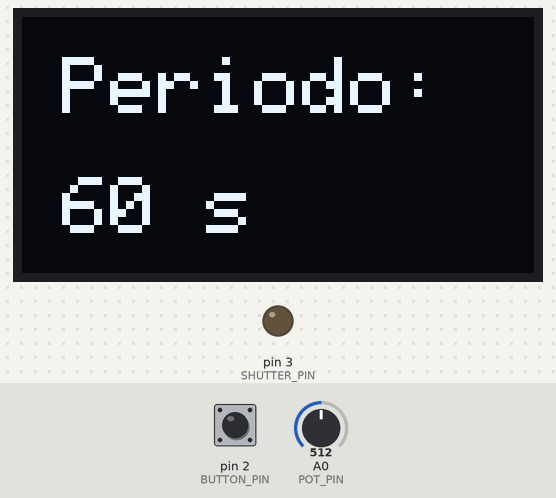
Bench run of a sketch on a simulated Arduino Uno, built with avr-gcc and run on an emulated ATmega328P. Shown: 128×64 one-colour display, output pins drawn as LEDs (lit = HIGH). Inputs (shaded band) come from the test bench; at power-on: pin 2 (BUTTON_PIN) LOW, A0 (POT_PIN) = 512.

Above: at 0.8 s.
0.9 s: pin 2 (BUTTON_PIN) pulled HIGH for 0.15 s
At 1.7 s:
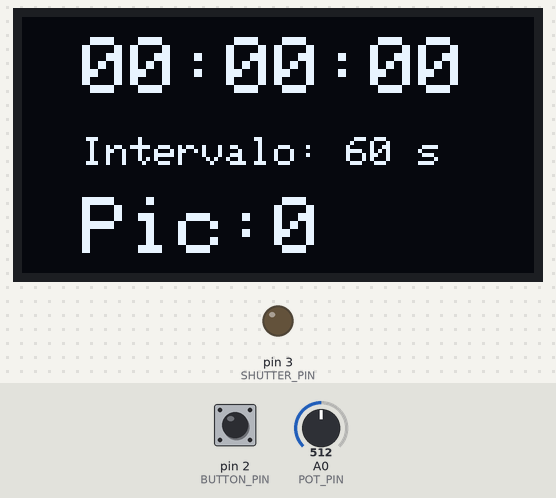
At 2.7 s:
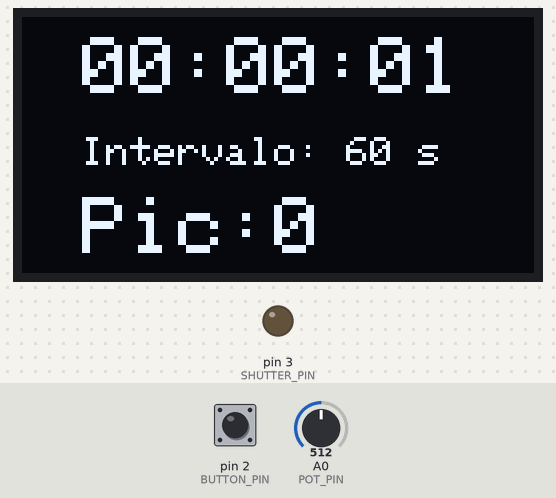
Timing chart, 0 to 4.2 s (numbered marks = the images above; inputs shaded):
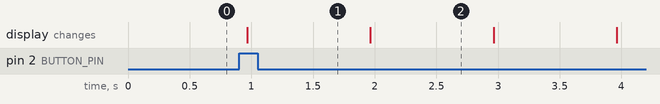

The sketch:

CameraIntervalometer.ino
```cpp
#include "Intervalometer.h"

Intervalometer intervalometer;

void setup()
{
    intervalometer.begin();
}

void loop()
{
    intervalometer.update();
}
```

Intervalometer.cpp
```cpp
#include <Wire.h>
#include "Intervalometer.h"

namespace {
constexpr uint8_t POT_PIN = A0;
constexpr uint8_t BUTTON_PIN = 2;
constexpr uint8_t SHUTTER_PIN = 3;
constexpr uint16_t MAX_INTERVAL_SECONDS = 120;
constexpr unsigned long DISPLAY_MS = 500;
}

Intervalometer::Intervalometer()
    : display_(128, 64, &Wire, -1),
      intervalSeconds_(1),
      photos_(0),
      startedAt_(0),
      lastShotAt_(0),
      lastDisplayAt_(0),
      ready_(false)
{
}

void Intervalometer::begin()
{
    pinMode(BUTTON_PIN, INPUT);
    pinMode(SHUTTER_PIN, OUTPUT);
    digitalWrite(SHUTTER_PIN, LOW);

    Wire.begin();
    if (!display_.begin(SSD1306_SWITCHCAPVCC, 0x3C)) {
        return;
    }

    display_.setTextColor(SSD1306_WHITE);
    configure();

    startedAt_ = millis();
    lastShotAt_ = startedAt_;
    lastDisplayAt_ = startedAt_;
    ready_ = true;
    render(startedAt_);
}

void Intervalometer::configure()
{
    uint16_t previous = 0;

    while (true) {
        const uint16_t selected = static_cast<uint16_t>(
            map(analogRead(POT_PIN), 0, 1023, 1, MAX_INTERVAL_SECONDS));

        if (selected != previous) {
            intervalSeconds_ = selected;
            previous = selected;

            display_.clearDisplay();
            display_.setTextSize(2);
            display_.setCursor(10, 10);
            display_.print(F("Periodo:"));
            display_.setCursor(10, 40);
            display_.print(intervalSeconds_);
            display_.print(F(" s"));
            display_.display();
        }

        if (digitalRead(BUTTON_PIN) == HIGH) {
            delay(30);
            if (digitalRead(BUTTON_PIN) == HIGH) {
                break;
            }
        }

        delay(20);
    }
}

void Intervalometer::update()
{
    if (!ready_) {
        return;
    }

    const unsigned long now = millis();

    if (now - lastShotAt_ >= static_cast<unsigned long>(intervalSeconds_) * 1000UL) {
        lastShotAt_ = now;
        digitalWrite(SHUTTER_PIN, HIGH);
        delay(2);
        digitalWrite(SHUTTER_PIN, LOW);
        ++photos_;
    }

    if (now - lastDisplayAt_ >= DISPLAY_MS) {
        lastDisplayAt_ = now;
        render(now);
    }
}

void Intervalometer::render(unsigned long now)
{
    const unsigned long elapsed = (now - startedAt_) / 1000UL;
    const uint8_t hours = (elapsed / 3600UL) % 100UL;
    const uint8_t minutes = (elapsed / 60UL) % 60UL;
    const uint8_t seconds = elapsed % 60UL;

    display_.clearDisplay();
    display_.setTextSize(2);
    display_.setCursor(15, 5);
    printTwoDigits(hours);
    display_.print(':');
    printTwoDigits(minutes);
    display_.print(':');
    printTwoDigits(seconds);

    display_.setTextSize(1);
    display_.setCursor(15, 30);
    display_.print(F("Intervalo: "));
    display_.print(intervalSeconds_);
    display_.print(F(" s"));

    display_.setTextSize(2);
    display_.setCursor(15, 45);
    display_.print(F("Pic:"));
    display_.print(photos_);
    display_.display();
}

void Intervalometer::printTwoDigits(uint8_t value)
{
    if (value < 10) {
        display_.print('0');
    }

    display_.print(value);
}
```

Intervalometer.h
```cpp
#pragma once

#include <Arduino.h>
#include <Adafruit_SSD1306.h>

class Intervalometer {
public:
    Intervalometer();

    void begin();
    void update();

private:
    void configure();
    void render(unsigned long now);
    void printTwoDigits(uint8_t value);

    Adafruit_SSD1306 display_;
    uint16_t intervalSeconds_;
    uint32_t photos_;
    unsigned long startedAt_;
    unsigned long lastShotAt_;
    unsigned long lastDisplayAt_;
    bool ready_;
};
```

Measured:
- after the input at 0.9 s, the display: changes after 0.07 s (image 1)
- what the display in image 2 shows lasts 1.0 s, from 2.0 s to 3.0 s
